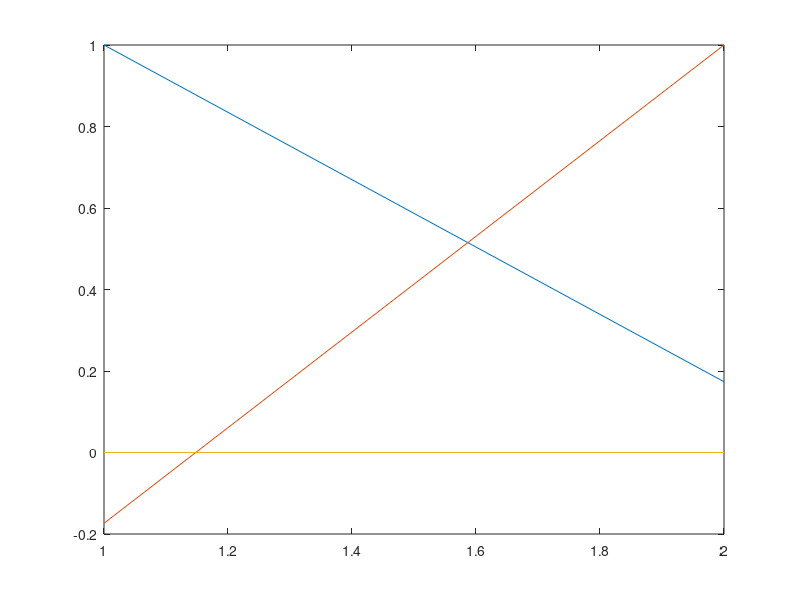

Source code (MATLAB):
prompt1 = 'Valor de t1 en grados: ' 
prompt2 = 'Valor de t2 en grados: ' 
t1=input(prompt1);
t2=input(prompt2);

%Matriz de rotacion 1 respecto a 0
%R1=[cosd(t1-t2) -sind(t1+t2) 0; sind(t1+t2) cosd(t1-t2) 0; 0 0 1] 
R2=[cosd(t1-t2) -sind(t1+t2) 0; sind(t1+t2) cosd(t1-t2) 0] 
plot(R2);